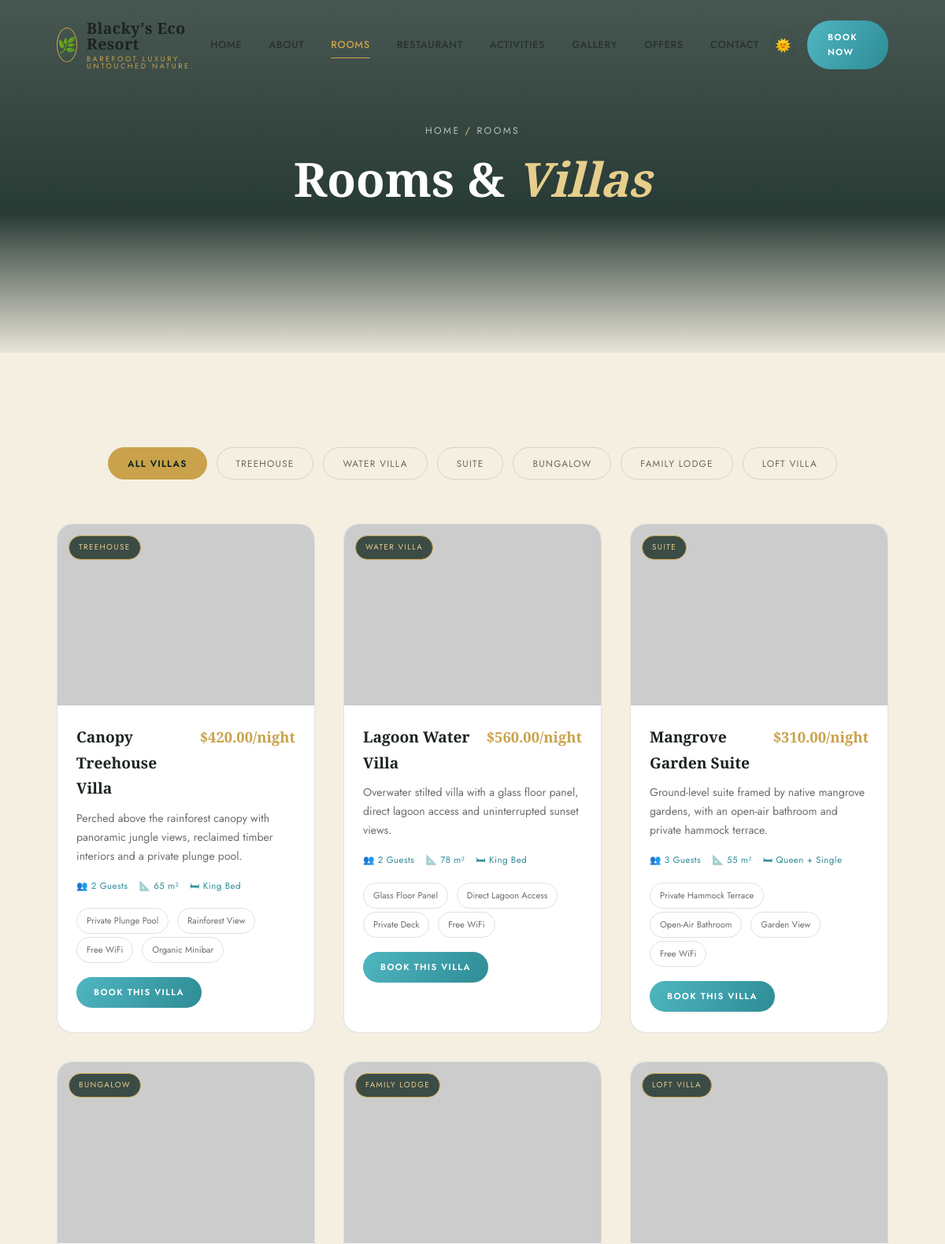
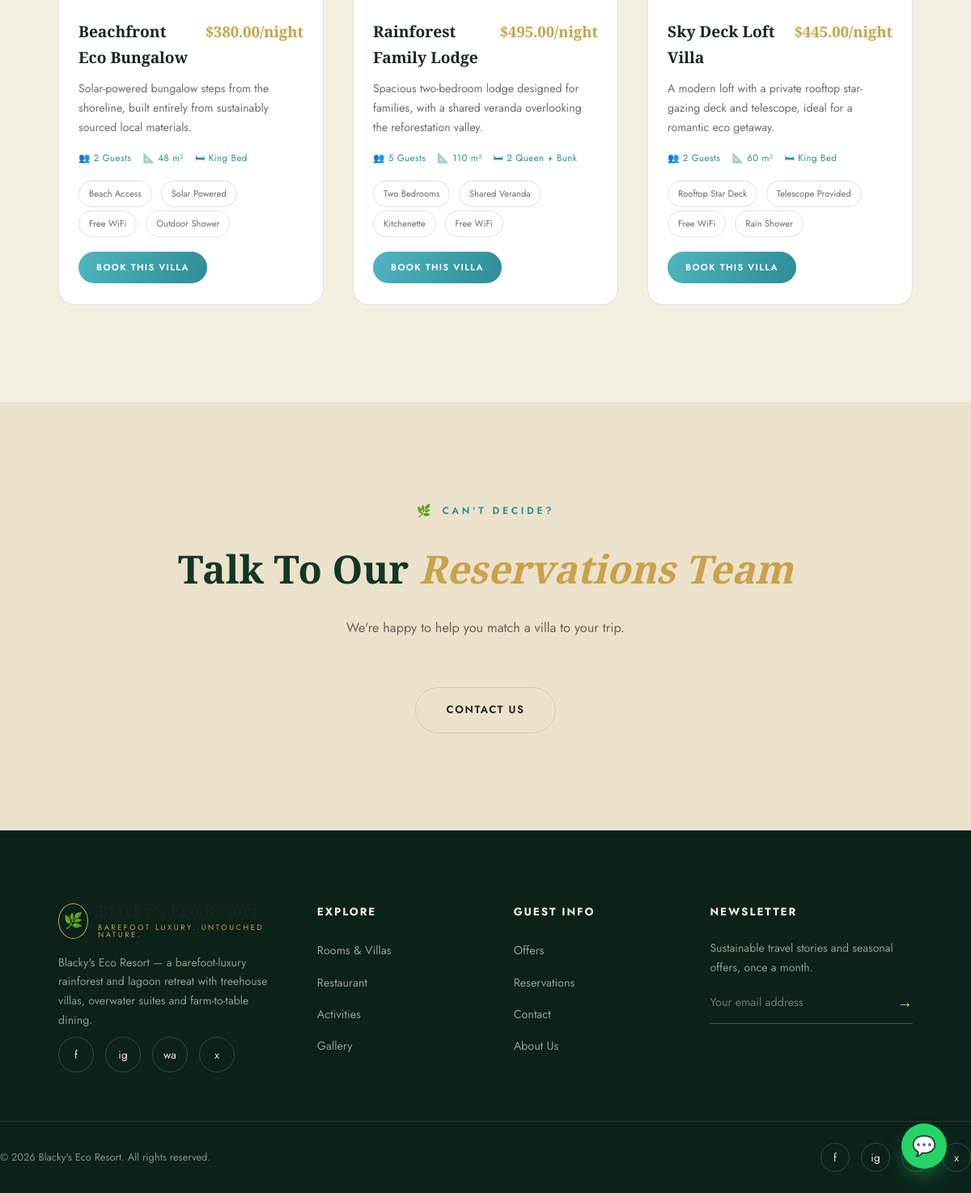
The page /rooms.php on the database its author committed (2 pictures, top to bottom).
### tables this page shows
CREATE TABLE settings (
  id INT PRIMARY KEY DEFAULT 1,
  site_name VARCHAR(150) NOT NULL DEFAULT "Blacky's Eco Resort",
  tagline VARCHAR(255) NOT NULL DEFAULT 'Barefoot Luxury. Untouched Nature.',
  phone VARCHAR(40) DEFAULT '+1 555 200 3000',
  whatsapp_number VARCHAR(40) DEFAULT '15552003000',
  email VARCHAR(150) DEFAULT 'stay@blackysecoresort.com',
  address VARCHAR(255) DEFAULT 'Isla Verde Coastal Reserve, Costa Esmeralda',
  logo VARCHAR(255) DEFAULT '',
  hero_video VARCHAR(255) DEFAULT '',
  facebook VARCHAR(255) DEFAULT '#',
  instagram VARCHAR(255) DEFAULT '#',
  twitter VARCHAR(255) DEFAULT '#',
  latitude DECIMAL(10,7) DEFAULT 9.9280900,
  longitude DECIMAL(10,7) DEFAULT -84.0907400,
  currency VARCHAR(5) NOT NULL DEFAULT '$',
  meta_description VARCHAR(300) DEFAULT "Blacky's Eco Resort — a barefoot-luxury rainforest and lagoon retreat with treehouse villas, overwater suites and farm-to-table dining.",
  meta_keywords VARCHAR(300) DEFAULT 'eco resort, luxury resort, treehouse villa, sustainable travel, rainforest resort',
  updated_at DATETIME NOT NULL DEFAULT CURRENT_TIMESTAMP ON UPDATE CURRENT_TIMESTAMP
);

CREATE TABLE rooms (
  id INT AUTO_INCREMENT PRIMARY KEY,
  name VARCHAR(150) NOT NULL,
  slug VARCHAR(160) NOT NULL UNIQUE,
  category VARCHAR(80) NOT NULL DEFAULT 'Villa',
  description TEXT,
  price_per_night DECIMAL(10,2) NOT NULL DEFAULT 0,
  capacity INT NOT NULL DEFAULT 2,
  size_sqm INT NOT NULL DEFAULT 40,
  bed_type VARCHAR(80) NOT NULL DEFAULT 'King Bed',
  amenities TEXT COMMENT 'comma separated list',
  image VARCHAR(255) NOT NULL,
  gallery_images TEXT COMMENT 'comma separated filenames',
  featured TINYINT(1) NOT NULL DEFAULT 0,
  status ENUM('active','inactive') NOT NULL DEFAULT 'active',
  created_at DATETIME NOT NULL DEFAULT CURRENT_TIMESTAMP,
  updated_at DATETIME NOT NULL DEFAULT CURRENT_TIMESTAMP ON UPDATE CURRENT_TIMESTAMP
);

### includes/functions.php (called while the page is built, shortened)
<?php
function e(?string $value): string
{
    return htmlspecialchars((string)$value, ENT_QUOTES, 'UTF-8');
}
function get_settings(): array
{
    static $settings = null;
    if ($settings === null) {
        $pdo = get_pdo();
        $stmt = $pdo->query('SELECT * FROM settings WHERE id = 1 LIMIT 1');
        $settings = $stmt->fetch() ?: [];
    }
    return $settings;
}
function setting(string $key, $default = '')
{
    $settings = get_settings();
    return $settings[$key] ?? $default;
}
function format_price($amount): string
{
    return setting('currency', '$') . number_format((float)$amount, 2);
}
function resolve_image(?string $value, string $subfolder): string
{
    if (empty($value)) {
        return 'https://loremflickr.com/700/500/nature,resort';
    }
    if (str_starts_with($value, 'http://') || str_starts_with($value, 'https://')) {
        return $value;
    }
    return UPLOAD_URL . '/' . $subfolder . '/' . $value;
}

### rooms.php (the view, shortened to what this page needs)
<?php
require_once __DIR__ . '/includes/functions.php';
$pdo = get_pdo();
$page_key = 'rooms';
$rooms = $pdo->query("SELECT * FROM rooms WHERE status='active' ORDER BY featured DESC, id")->fetchAll();
$categories = array_values(array_unique(array_column($rooms, 'category')));
include __DIR__ . '/includes/header.php';
?>
<section class="page-hero">
  <div class="page-hero-bg" style="background-image:url('https://loremflickr.com/1600/900/treehouse,villa');"></div>
  <div class="page-hero-content">
    <div class="breadcrumb">Home <span>/</span> Rooms</div>
    <h1>Rooms &amp; <span style="color:var(--gold-light); font-style:italic;">Villas</span></h1>
  </div>
</section>
<section class="section">
  <div class="container">
    <div class="filter-bar" data-target=".item-card" data-aos="fade-up">
      <button class="filter-btn active" data-filter="all">All Villas</button>
      <?php foreach ($categories as $cat): ?>
        <button class="filter-btn" data-filter="<?= e($cat) ?>"><?= e($cat) ?></button>
      <?php endforeach; ?>
    </div>
    <div class="card-grid">
      <?php foreach ($rooms as $room): ?>
      <article class="item-card" id="<?= e($room['slug']) ?>" data-category="<?= e($room['category']) ?>" data-aos="fade-up">
        <div class="item-media">
          <img src="<?= e(resolve_image($room['image'], 'rooms')) ?>" alt="<?= e($room['name']) ?>">
          <span class="item-tag"><?= e($room['category']) ?></span>
        </div>
        <div class="item-body">
          <div class="item-top"><h3><?= e($room['name']) ?></h3><span class="item-price"><?= format_price($room['price_per_night']) ?>/night</span></div>
          <p><?= e($room['description']) ?></p>
          <div class="item-meta">
            <span>👥 <?= (int)$room['capacity'] ?> Guests</span>
            <span>📐 <?= (int)$room['size_sqm'] ?> m²</span>
            <span>🛏 <?= e($room['bed_type']) ?></span>
          </div>
          <div style="margin-top:14px;">
            <?php foreach (array_slice(array_filter(array_map('trim', explode(',', $room['amenities']))), 0, 4) as $am): ?>
              <span class="amenity-chip"><?= e($am) ?></span>
            <?php endforeach; ?>
          </div>
          <div class="item-foot">
            <a href="booking.php?room_id=<?= (int)$room['id'] ?>" class="btn btn-water btn-sm">Book This Villa</a>
          </div>
        </div>
      </article>
      <?php endforeach; ?>
    </div>
  </div>
</section>
<section class="section section-alt text-center">
  <div class="container" data-aos="zoom-in">
    <div class="eyebrow">Can't Decide?</div>
    <h2 class="section-title">Talk To Our <em>Reservations Team</em></h2>
    <p class="section-sub" style="margin-left:auto;margin-right:auto;">We're happy to help you match a villa to your trip.</p>
    <a href="contact.php" class="btn btn-outline">Contact Us</a>
  </div>
</section>
<?php include __DIR__ . '/includes/footer.php'; ?>

### includes/header.php (shortened to what this page needs)
<?php
require_once __DIR__ . '/functions.php';
$settings = get_settings();
$site_name = $settings['site_name'] ?? "Blacky's Eco Resort";
$page_key = $page_key ?? '';
?>
<!DOCTYPE html>
<html lang="en">
<head>
<link rel="stylesheet" href="<?= BASE_URL ?>/assets/css/style.css">
<link rel="stylesheet" href="https://cdnjs.cloudflare.com/ajax/libs/aos/2.3.4/aos.css">
<link rel="stylesheet" href="https://cdnjs.cloudflare.com/ajax/libs/Swiper/11.0.5/swiper-bundle.min.css">
</head>
<body data-currency="<?= e($settings['currency'] ?? '$') ?>" data-page="<?= e($page_key) ?>">
<header class="navbar">
  <div class="container nav-inner">
    <a href="index.php" class="brand">
      <span class="brand-mark">🌿</span>
      <span class="brand-text"><b><?= e($site_name) ?></b><span><?= e($settings['tagline'] ?? '') ?></span></span>
    </a>
    <nav class="nav-links" aria-label="Primary">
      <a href="index.php" class="<?= $page_key === 'home' ? 'active' : '' ?>">Home</a>
      <a href="about.php" class="<?= $page_key === 'about' ? 'active' : '' ?>">About</a>
      <a href="rooms.php" class="<?= $page_key === 'rooms' ? 'active' : '' ?>">Rooms</a>
      <a href="restaurant.php" class="<?= $page_key === 'restaurant' ? 'active' : '' ?>">Restaurant</a>
      <a href="activities.php" class="<?= $page_key === 'activities' ? 'active' : '' ?>">Activities</a>
      <a href="gallery.php" class="<?= $page_key === 'gallery' ? 'active' : '' ?>">Gallery</a>
      <a href="offers.php" class="<?= $page_key === 'offers' ? 'active' : '' ?>">Offers</a>
      <a href="contact.php" class="<?= $page_key === 'contact' ? 'active' : '' ?>">Contact</a>
    </nav>
    <div class="nav-cta">
      <button class="theme-toggle" aria-label="Toggle dark mode">
        <span class="icon-light">🌞</span><span class="icon-dark">🌙</span>
      </button>
      <a href="booking.php" class="btn btn-water">Book Now</a>
    </div>
  </div>
</header>

### includes/footer.php (shortened to what this page needs)
<?php
$settings = get_settings();
$site_name = $settings['site_name'] ?? "Blacky's Eco Resort";
$wa_number = preg_replace('/\D/', '', $settings['whatsapp_number'] ?? '');
$wa_message = rawurlencode("Hello! I'd like to know more about a stay at " . $site_name . ".");
?>
  <footer class="footer">
    <div class="container footer-grid">
      <div class="footer-brand">
        <div class="brand">
          <span class="brand-mark">🌿</span>
          <span class="brand-text"><b><?= e($site_name) ?></b><span><?= e($settings['tagline'] ?? '') ?></span></span>
        </div>
        <p><?= e($settings['meta_description'] ?? '') ?></p>
        <div class="social-row">
          <a href="<?= e($settings['facebook'] ?? '#') ?>" class="social-icon" aria-label="Facebook">f</a>
          <a href="<?= e($settings['instagram'] ?? '#') ?>" class="social-icon" aria-label="Instagram">ig</a>
          <a href="https://wa.me/<?= e($wa_number) ?>" class="social-icon" aria-label="WhatsApp">wa</a>
          <a href="<?= e($settings['twitter'] ?? '#') ?>" class="social-icon" aria-label="X">x</a>
        </div>
      </div>
      <div>
        <h5>Explore</h5>
        <ul class="footer-links">
          <li><a href="rooms.php">Rooms &amp; Villas</a></li>
          <li><a href="restaurant.php">Restaurant</a></li>
          <li><a href="activities.php">Activities</a></li>
          <li><a href="gallery.php">Gallery</a></li>
        </ul>
      </div>
      <div>
        <h5>Guest Info</h5>
        <ul class="footer-links">
          <li><a href="offers.php">Offers</a></li>
          <li><a href="booking.php">Reservations</a></li>
          <li><a href="contact.php">Contact</a></li>
          <li><a href="about.php">About Us</a></li>
        </ul>
      </div>
      <div>
        <h5>Newsletter</h5>
        <p style="color:rgba(237,234,224,.6); font-size:.88rem; margin-bottom:14px;">Sustainable travel stories and seasonal offers, once a month.</p>
        <form class="newsletter-form">
          <input type="email" placeholder="Your email address" required>
          <button type="submit" aria-label="Subscribe">→</button>
        </form>
      </div>
    </div>
    <div class="container footer-bottom">
      <span>© <?= date('Y') ?> <?= e($site_name) ?>. All rights reserved.</span>
      <div class="social-row">
        <a href="<?= e($settings['facebook'] ?? '#') ?>" class="social-icon" aria-label="Facebook">f</a>
        <a href="<?= e($settings['instagram'] ?? '#') ?>" class="social-icon" aria-label="Instagram">ig</a>
        <a href="https://wa.me/<?= e($wa_number) ?>" class="social-icon" aria-label="WhatsApp">wa</a>
        <a href="<?= e($settings['twitter'] ?? '#') ?>" class="social-icon" aria-label="X">x</a>
      </div>
    </div>
  </footer>
  <a class="whatsapp-float" href="https://wa.me/<?= e($wa_number) ?>?text=<?= $wa_message ?>" target="_blank" rel="noopener" aria-label="Chat on WhatsApp">💬</a>
</body>
</html>

### rows shown on the page
settings: site_name "Blacky's Eco Resort", tagline "BAREFOOT LUXURY. UNTOUCHED NATURE.", meta_description "Blacky's Eco Resort — a barefoot-luxury rainforest and lagoon retreat with treehouse villas, overwater suites and farm-to-table dining."
rooms: category "TREEHOUSE", name "Canopy Treehouse Villa", price_per_night.currency "$420.00", description "Perched above the rainforest canopy with panoramic jungle views, reclaimed timber interiors and a private plunge pool.", capacity "2", size_sqm "65", bed_type "King Bed", amenities "Private Plunge Pool", amenities "Rainforest View", amenities "Free WiFi", amenities "Organic Minibar"
rooms: category "WATER VILLA", name "Lagoon Water Villa", price_per_night.currency "$560.00", description "Overwater stilted villa with a glass floor panel, direct lagoon access and uninterrupted sunset views.", capacity "2", size_sqm "78", bed_type "King Bed", amenities "Glass Floor Panel", amenities "Direct Lagoon Access", amenities "Private Deck", amenities "Free WiFi"
rooms: category "SUITE", name "Mangrove Garden Suite", price_per_night.currency "$310.00", description "Ground-level suite framed by native mangrove gardens, with an open-air bathroom and private hammock terrace.", capacity "3", size_sqm "55", bed_type "Queen + Single", amenities "Private Hammock Terrace", amenities "Open-Air Bathroom", amenities "Garden View", amenities "Free WiFi"
rooms: category "BUNGALOW", name "Beachfront Eco Bungalow", price_per_night.currency "$380.00", description "Solar-powered bungalow steps from the shoreline, built entirely from sustainably sourced local materials.", capacity "2", size_sqm "48", bed_type "King Bed", amenities "Beach Access", amenities "Solar Powered", amenities "Free WiFi", amenities "Outdoor Shower"
rooms: category "FAMILY LODGE", name "Rainforest Family Lodge", price_per_night.currency "$495.00", description "Spacious two-bedroom lodge designed for families, with a shared veranda overlooking the reforestation valley.", capacity "5", size_sqm "110", bed_type "2 Queen + Bunk", amenities "Two Bedrooms", amenities "Shared Veranda", amenities "Kitchenette", amenities "Free WiFi"
rooms: category "LOFT VILLA", name "Sky Deck Loft Villa", price_per_night.currency "$445.00", description "A modern loft with a private rooftop star-gazing deck and telescope, ideal for a romantic eco getaway.", capacity "2", size_sqm "60", bed_type "King Bed", amenities "Rooftop Star Deck", amenities "Telescope Provided", amenities "Free WiFi", amenities "Rain Shower"

### other values the page prints
$cat "TREEHOUSE"
$cat "WATER VILLA"
$cat "SUITE"
$cat "BUNGALOW"
$cat "FAMILY LODGE"
$cat "LOFT VILLA"
